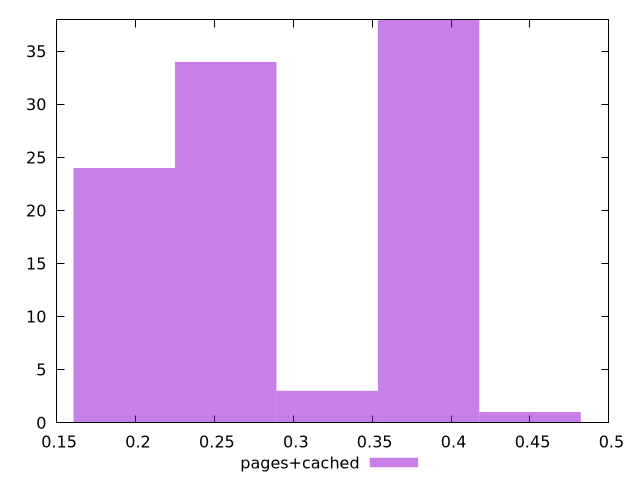

Here is the gnuplot script that generated this plot:
$_pagesCached <<EOF
0.45003386341949575 1
0.2571622076682833 34
0.3857433115024249 38
0.19287165575121246 24
0.32145275958535413 3
EOF
set key outside below
set terminal pngcairo
set output "report_00005_2020-11-02T22-26-11.212Z/cumulative-layout-shift/pages+cached//raw_hist.png"
set yrange [0:38]
set boxwidth 0.06429055191707082
set style fill transparent solid 0.5 noborder
plot $_pagesCached title "pages+cached" with boxes ,
